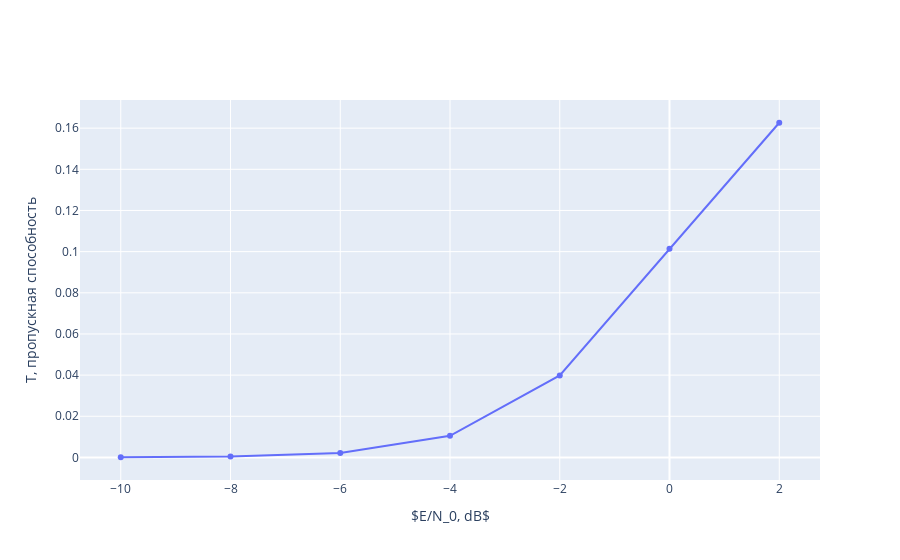

Notebook code for this chart:
### Markdown cell above
#### График пропускной способности канала

### Code cell
fig = go.Figure()
fig.add_trace(go.Scatter(x=SNRdB, y=dict_Pe['T'], mode='lines+markers', name='T'))
fig.update_layout(xaxis_title='$E/N_0, dB$', yaxis_title='T, пропускная способность')
fig.show()

### Figure 1 — Plotly figure (JSON) as saved in the notebook; plotly's stock layout.template omitted (floating-point values rounded to 4 significant figures)
{"data": [{"mode": "lines+markers", "name": "T", "type": "scatter", "x": [-10, -8, -6, -4, -2, 0, 2], "y": [8.598e-05, 0.000415, 0.002116, 0.01049, 0.03984, 0.1014, 0.1626]}], "layout": {"xaxis": {"title": {"text": "$E/N_0, dB$"}}, "yaxis": {"title": {"text": "T, пропускная способность"}}}}
